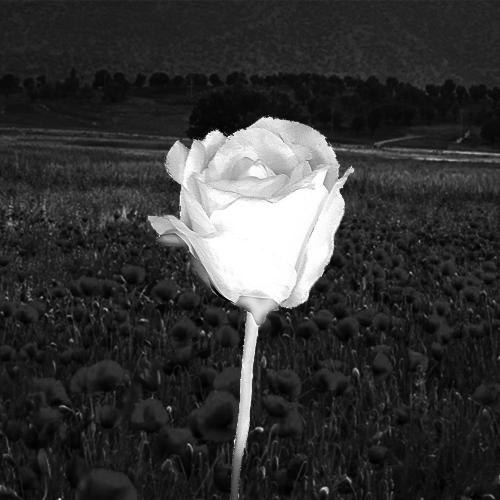
#> input picture flower_input.jpg, 1000 x 1000 px, given in place of the camera (shown at 1/2 size)
$ python convolution_with_best_contrast.py
#> lines starting #> are read from the running program, lines starting #| are printed output that depends on the picture
from matplotlib.pyplot import gray
import numpy as np
import cv2

video_capture = cv2.VideoCapture(0)

while True:
    ret,frame = video_capture.read()
#> frame is the input picture: shape (1000, 1000, 3); min 0, max 255, mean 53.3
    frame_gray = cv2.cvtColor(frame,cv2.COLOR_BGR2GRAY)
    frame = cv2.calcHist([frame_gray], [0], None, [256], [0, 255])
#> frame = 256 values, max 40927 at index 30, min 0 at index 255, mean 3818.4
    CLAHE_select = cv2.createCLAHE(clipLimit=3.0, tileGridSize= (5,5))
    CLAHE_equ_sele = CLAHE_select.apply(frame_gray)
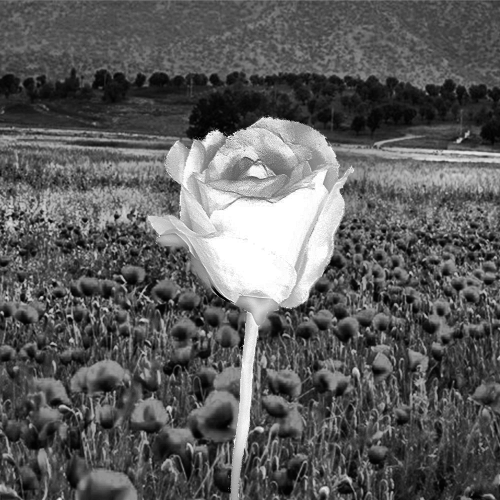
#> CLAHE_equ_sele: shape (1000, 1000) (shown at 1/2 size); min 0, max 255, mean 92.6


    camera = frame[150:300,250:400]
#> camera = empty array

    if ret == False:
        break

    kernel = np.ones((35,35),np.float32)/1225
    dst = cv2.filter2D(frame,-1,kernel)
#> dst = 256 values, max 20517 at index 27, min 139.1 at index 136, mean 3838.2

    dst[150:300,250:400] = camera
    color_detection_area = dst[150:300,250:400]
#> color_detection_area = empty array

    if  0 < np.average(color_detection_area) <= 60:
        cv2.putText(dst, "Black", (25, 50), cv2.FONT_HERSHEY_PLAIN,3, (0, 0, 0),3)
    elif 70 < np.average(color_detection_area) <= 120:
        cv2.putText(dst, "Gray", (25, 50), cv2.FONT_HERSHEY_PLAIN,3, (0, 0, 0),3)
    else:
        cv2.putText(dst, "White", (25, 50), cv2.FONT_HERSHEY_PLAIN,3, (0, 0, 0),3)

    cv2.imshow('Camera',dst)
    cv2.waitKey(1)
